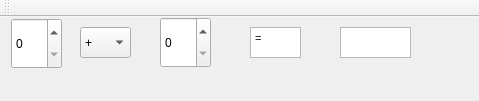
<?xml version="1.0" encoding="UTF-8"?>
<ui version="4.0">
 <class>MainWindow</class>
 <widget class="QMainWindow" name="MainWindow">
  <property name="geometry">
   <rect>
    <x>0</x>
    <y>0</y>
    <width>479</width>
    <height>101</height>
   </rect>
  </property>
  <property name="windowTitle">
   <string>MainWindow</string>
  </property>
  <widget class="QWidget" name="centralWidget">
   <widget class="QSpinBox" name="spinBox">
    <property name="geometry">
     <rect>
      <x>11</x>
      <y>1</y>
      <width>51</width>
      <height>51</height>
     </rect>
    </property>
   </widget>
   <widget class="QSpinBox" name="spinBox_2">
    <property name="geometry">
     <rect>
      <x>160</x>
      <y>0</y>
      <width>51</width>
      <height>51</height>
     </rect>
    </property>
   </widget>
   <widget class="QComboBox" name="comboBox">
    <property name="geometry">
     <rect>
      <x>80</x>
      <y>10</y>
      <width>51</width>
      <height>31</height>
     </rect>
    </property>
    <item>
     <property name="text">
      <string>+</string>
     </property>
    </item>
    <item>
     <property name="text">
      <string>-</string>
     </property>
    </item>
    <item>
     <property name="text">
      <string>/</string>
     </property>
    </item>
    <item>
     <property name="text">
      <string>*</string>
     </property>
    </item>
   </widget>
   <widget class="QTextEdit" name="textEdit">
    <property name="geometry">
     <rect>
      <x>340</x>
      <y>10</y>
      <width>71</width>
      <height>31</height>
     </rect>
    </property>
   </widget>
   <widget class="QTextEdit" name="textEdit_2">
    <property name="geometry">
     <rect>
      <x>250</x>
      <y>10</y>
      <width>51</width>
      <height>31</height>
     </rect>
    </property>
    <property name="html">
     <string>&lt;!DOCTYPE HTML PUBLIC &quot;-//W3C//DTD HTML 4.0//EN&quot; &quot;http://www.w3.org/TR/REC-html40/strict.dtd&quot;&gt;
&lt;html&gt;&lt;head&gt;&lt;meta name=&quot;qrichtext&quot; content=&quot;1&quot; /&gt;&lt;style type=&quot;text/css&quot;&gt;
p, li { white-space: pre-wrap; }
&lt;/style&gt;&lt;/head&gt;&lt;body style=&quot; font-family:'MS Shell Dlg 2'; font-size:8.25pt; font-weight:400; font-style:normal;&quot;&gt;
&lt;p style=&quot; margin-top:0px; margin-bottom:0px; margin-left:0px; margin-right:0px; -qt-block-indent:0; text-indent:0px;&quot;&gt;&lt;span style=&quot; font-size:8pt;&quot;&gt;=&lt;/span&gt;&lt;/p&gt;&lt;/body&gt;&lt;/html&gt;</string>
    </property>
   </widget>
  </widget>
  <widget class="QToolBar" name="mainToolBar">
   <attribute name="toolBarArea">
    <enum>TopToolBarArea</enum>
   </attribute>
   <attribute name="toolBarBreak">
    <bool>false</bool>
   </attribute>
  </widget>
  <widget class="QMenuBar" name="menuBar">
   <property name="geometry">
    <rect>
     <x>0</x>
     <y>0</y>
     <width>479</width>
     <height>21</height>
    </rect>
   </property>
  </widget>
 </widget>
 <layoutdefault spacing="6" margin="11"/>
 <resources/>
 <connections/>
</ui>
